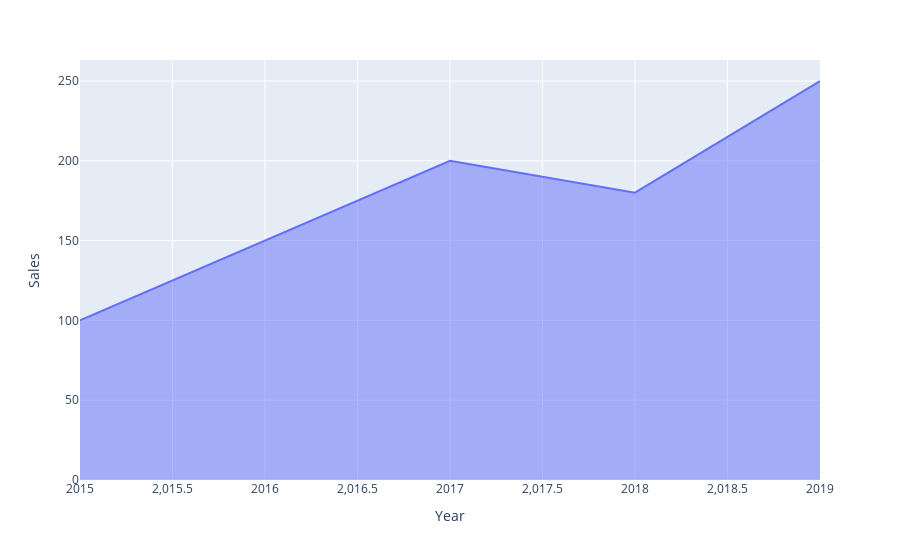

The code cell stored with this chart in its notebook:
### Code cell
import plotly.express as px
fig=px.area(df,x='Year',y='Sales')
fig.show()

### Figure 1 — Plotly figure (JSON) as saved in the notebook; plotly's stock layout.template omitted (floating-point values rounded to 4 significant figures)
{"data": [{"fillpattern": {"shape": ""}, "hovertemplate": "Year=%{x}<br>Sales=%{y}<extra></extra>", "legendgroup": "", "line": {"color": "#636efa"}, "marker": {"symbol": "circle"}, "mode": "lines", "name": "", "orientation": "v", "showlegend": false, "stackgroup": "1", "type": "scatter", "x": [2015, 2016, 2017, 2018, 2019], "xaxis": "x", "y": [100, 150, 200, 180, 250], "yaxis": "y"}], "layout": {"legend": {"tracegroupgap": 0}, "margin": {"t": 60}, "xaxis": {"anchor": "y", "domain": [0, 1], "title": {"text": "Year"}}, "yaxis": {"anchor": "x", "domain": [0, 1], "title": {"text": "Sales"}}}}
